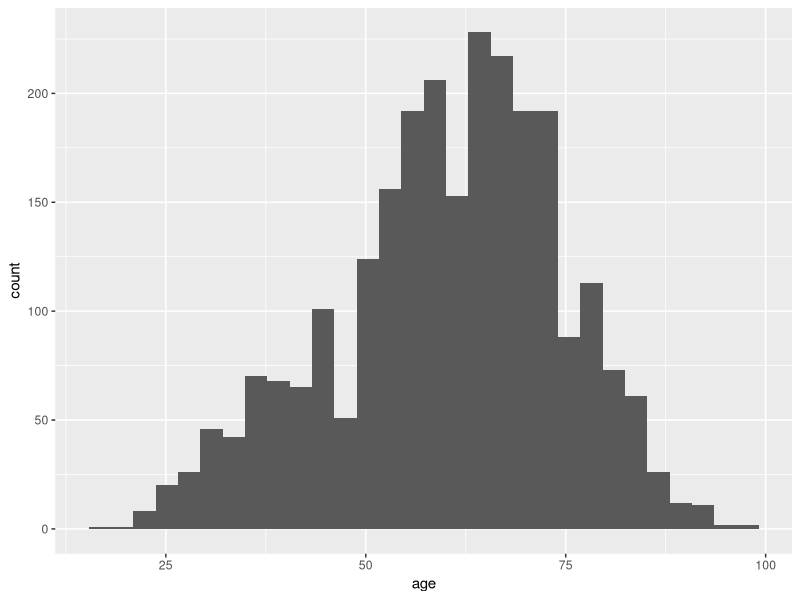
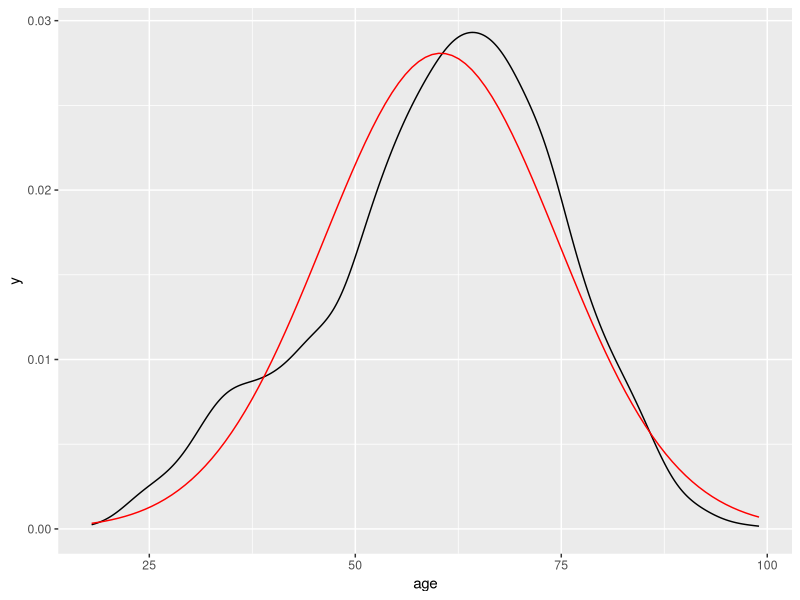

Source code (R) for these figures, in order: (Note: this script raises an error after producing the figures.)
## ---- chunk 1
ds <- read.csv("Class Data Set.csv")
## ---- chunk 2
library(ggplot2)
ggplot(ds, aes(age)) +
  geom_histogram() 
## ---- chunk 3
ggplot(ds, aes(age)) +
  geom_density() +
   stat_function(fun = dnorm, args = list(mean = mean(ds$age, na.rm = T), 
                                            sd = sd(ds$age, na.rm = T)), color = "red") 
## ---- chunk 4
tbl2 <- data.frame(
  Ideology = c("1 Strongly Liberal", "2", "3", "4", "5", "6",
               "7 Strongly Conservative", "Total"),
  Frequency = c("122", "279", "185", "571", "328",
                "688", "351", "2524"),
  Percentage = c("4.8", "11.1", "7.3", "22.6", "13.0",
                 "27.3", "13.9", "100"),
  "Cumulative Percentage" =  c("4.8", "15.9", "23.2", "45.8",
                             "58.8", "86.1", "100.0", ""))

kable(tbl2, caption = "Common Threats to External Validity")  %>%
  kable_styling()
## ---- chunk 5
# frequency counts for each level
table(ds$ideol)

# To view percentages
library(dplyr)
table(ds$ideol) %>% prop.table()

# multiply the numbers by 100 
table(ds$ideol) %>% prop.table() * 100 
## ---- chunk 6
mean(ds$ideol, na.rm=TRUE)
mean(ds$age, na.rm=TRUE)
mean(ds$glbcc_risk, na.rm=TRUE)
## ---- chunk 7
sd(ds$ideol, na.rm=TRUE)
sd(ds$age, na.rm=TRUE)
sd(ds$glbcc_risk, na.rm=TRUE)
## ---- chunk 8
knitr::include_graphics("distroshapes.pdf")
## ---- chunk 9
ggplot(ds, aes("", glbcc_risk)) +
  geom_boxplot()
## ---- chunk 10
ggplot(ds, aes(sample = glbcc_risk)) +
  stat_qq()
## ---- chunk 11
summary(ds$ideol, na.rm=TRUE)
summary(ds$age, na.rm=TRUE)
summary(ds$glbcc_risk, na.rm=TRUE)
## ---- chunk 12
library(psych)
describe(ds$ideol)
